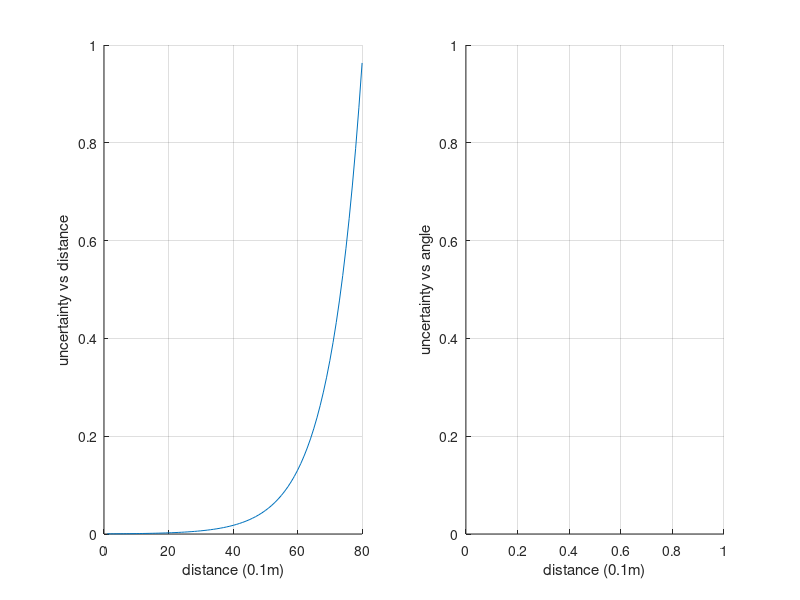

The MATLAB script that drew this image: (Note: this script raises an error after producing the figure.)
%%  Sensor model : 
%       uncertainty vs. distance of feature to camera optical centre
%       uncertainty vs. angle of robot feature to camera optical axis
%%
addpath('/mnt/nixbig/ownCloud/project_code/')
addpath('/mnt/nixbig/ownCloud/project_code/plan_to_observe/')
addpath('/mnt/nixbig/ownCloud/project_code/3rd_party/robotics-toolbox-matlab')
%%

% Visualise the error/uncertainty model 
dist = 0.0 : 0.1 : 8-0.1
uncertainty_vs_distance = (0.714285714285714*0.0005*exp(dist))   
figure; 
subplot(1,2,1); hold on; grid on; xlabel('distance (0.1m)'); ylabel('uncertainty vs distance');
plot(uncertainty_vs_distance);  

relative_angle = 0.0:10:180
uncertainty_vs_angle =  (0.714285714285714*0.0005*exp(relative_angle/20))   
uncertainty_vs_angle(uncertainty_vs_angle > 1)=1
subplot(1,2,2); hold on; grid on; xlabel('distance (0.1m)'); ylabel('uncertainty vs angle');
plot(uncertainty_vs_angle);  

cla 

%%  (1) Camera position in the world

world_x_extent = [1 40]
world_y_extent = [1 50]
randi(360)
camera_angle = 270  ;
camera_angle = 345  ;
camera_pose = [world_x_extent(2)/2;world_y_extent(2)/2;degtorad(camera_angle)]
camera_angle_rot2 = rotz(degtorad(camera_angle))

FoV_angle = 62 ;

x_unit = [1;0]  ;
y_unit = [0;1]  ;
x_unit_origin = [camera_pose(1:2) x_unit+camera_pose(1:2) ]  ;
y_unit_origin = [camera_pose(1:2) y_unit+camera_pose(1:2) ]  ;
x_unit_rotated = [camera_pose(1:2) camera_angle_rot2(1:2,1:2)*x_unit+camera_pose(1:2) ]  ;
y_unit_rotated = [camera_pose(1:2) camera_angle_rot2(1:2,1:2)*y_unit+camera_pose(1:2) ]  ;

camera_optical_axis_direction_unit = camera_angle_rot2(1:2,1:2)*x_unit  ;
camera_optical_axis_2units = [ camera_pose(1:2) camera_pose(1:2)+camera_optical_axis_direction_unit*2]  ;


%%  Draw the camera in the world

f_camera_in_world = figure;  hold on; 
plot2_rows_rotate_robot_to_diagram(  [0 world_x_extent(2); 0 world_y_extent(2)],'bo') ; 
axis equal
plot2_rows_rotate_robot_to_diagram( x_unit_origin , 'r')    %  Always good to remember that diagram directions aren't robot directions
plot2_rows_rotate_robot_to_diagram( y_unit_origin , 'g')
plot2_rows_rotate_robot_to_diagram( x_unit_rotated , 'r')
plot2_rows_rotate_robot_to_diagram( y_unit_rotated , 'g')
plot2_rows_rotate_robot_to_diagram( camera_optical_axis_2units , 'k')

%%  FoV: angle of view is 90 degrees (or 60 degrees, or whatever)
FoV_angle = 62 ;
FoV_left_rot = rotz(degtorad(FoV_angle/2))  ;  FoV_left_rot = FoV_left_rot(1:2,1:2)  ;
FoV_right_rot = rotz(degtorad(-FoV_angle/2))  ;  FoV_right_rot = FoV_right_rot(1:2,1:2)  ;  
FoV_left_dir = FoV_left_rot*camera_optical_axis_direction_unit  ;
FoV_right_dir = FoV_right_rot*camera_optical_axis_direction_unit  ;
FoV_left_lim = [ camera_pose(1:2) FoV_left_dir+camera_pose(1:2) ]  ;
FoV_right_lim = [ camera_pose(1:2) FoV_right_dir+camera_pose(1:2) ]  ;

figure(f_camera_in_world)
plot2_rows_rotate_robot_to_diagram( FoV_left_lim , 'c')  ;
plot2_rows_rotate_robot_to_diagram( FoV_right_lim , 'm')  ;
%   cla
plot2_rows_rotate_robot_to_diagram(  [0 world_x_extent(2); 0 world_y_extent(2)],'bo')  ; 

% plot2_rows_rotate_robot_to_diagram( [ 10 ; 30 ]  , 'rx' ) 
% plot2_rows_rotate_robot_to_diagram( [ 12 15 ; 32 35 ]  , 'r' ) 

%%  redo it as homogeneous coordinates
FoV_left_rot = rotz(degtorad(FoV_angle/2))  ; 
FoV_left_dir = FoV_left_rot * e2h(camera_optical_axis_direction_unit)  ;
camera_position_h = e2h(camera_pose(1:2))  ;
FoV_left_lim = [ camera_position_h   FoV_left_dir+camera_position_h ]  ;
plot2_rows_rotate_robot_to_diagram( FoV_left_lim , 'c')  ;

%% (1) Main section - add two more cameras, calculate information gain/uncertainty reduction 

%  uncertainty_vs_distance = (0.714285714285714*0.0005*exp(dist))                                                   
scale_up = 10  ;  scale_down = 1/scale_up  ;
distance_uncertainty_costs = zeros(  world_x_extent(2)*scale_up,world_y_extent(2)*scale_up  )  ;

% visual check
check_dist_map = zeros(  world_x_extent(2)*scale_up,world_y_extent(2)*scale_up  )  ;
% visual check
check_angle_map = zeros(  world_x_extent(2)*scale_up,world_y_extent(2)*scale_up  )  ;
for xx_ = world_x_extent(1):1:world_x_extent(2)*scale_up
    for yy_ = world_y_extent(1):1:world_y_extent(2)*scale_up
       % angle of 2 relative to 1= atan2(v2.y,v2.x) - atan2(v1.y,v1.x)  
        diff_vec = [xx_ ;yy_] - camera_pose(1:2).*scale_up  ;
        diff_vec_magnitude_ = norm_2(diff_vec,1)  ;
        unit_diff_vec = diff_vec ./ diff_vec_magnitude_  ;   
       angle_diff = ...
           atan2(unit_diff_vec(2),unit_diff_vec(1)) ...
           - atan2(camera_optical_axis_direction_unit(2),camera_optical_axis_direction_unit(1))   ;
        angle_diff = radtodeg(angle_diff)  ;
        if angle_diff > 180 ;            angle_diff = angle_diff - 360 ;     end;
        if angle_diff < -180 ;           angle_diff = angle_diff + 360 ;     end;
        
        dist = norm_2(  [xx_ ;yy_] - camera_pose(1:2).*scale_up , 1  )  ;
        
        check_dist_map(xx_,yy_) = dist;
        
        distance_uncertainty_cost= (0.714285714285714*0.0005*exp(dist/10))  ;
        if distance_uncertainty_cost > 1
            distance_uncertainty_cost = 1  ;
        end
        if abs( angle_diff ) > FoV_angle/2; distance_uncertainty_cost = 1;   end;
        distance_uncertainty_costs(xx_,yy_) = distance_uncertainty_cost;
        
        
        % visual check
        check_angle_map(xx_,yy_) = abs( angle_diff ) ; 
        if abs( angle_diff ) > FoV_angle/2; check_angle_map(xx_,yy_) = 0;   end;            
    end
end


%------  Factor out the function 

%  SET UP THE CAMERAS
scale_up_ = 10  ;
[distance_uncertainty_costs, check_dist_map, check_angle_map] ...
    = sensor_model_func(scale_up_, world_x_extent, world_y_extent, camera_optical_axis_direction_unit , camera_pose , FoV_angle)  ;


f_distance_uncertainty_costs=figure;  surf(distance_uncertainty_costs);  xlabel('x'); ylabel('y'); zlabel('uncertainty');  % axis equal; 
xlim([0 world_x_extent(2)*scale_up]); ylim([0 world_y_extent(2)*scale_up]); zlim([-0.1 1.1]);
f_distance_uncertainty_costs.Name='distance_uncertainty_costs' ;

% visual check
f_check_angle_map = figure;  surf(check_angle_map );  xlabel('x'); ylabel('y'); zlabel('check_angle_map');  % axis equal; 
f_check_angle_map.Name='f_check_angle_map ' ;
% visual check
f_check_dist_map = figure;  surf(check_dist_map);  xlabel('x'); ylabel('y'); zlabel('check_dist_map');  % axis equal; 
f_check_dist_map.Name='check_dist_map'  ;


%-----  Second camera : same world parameters, camera-specific parameters

FoV_angle_2 =62;
camera_2_angle_yaw = 210;
camera_pose_2 = camera_pose+[12 ; -2 ; degtorad(camera_2_angle_yaw)]  ;
rot_z = rotz(degtorad(camera_2_angle_yaw));  rot_z = rot_z(1:2,1:2)  ;
camera_optical_axis_direction_unit_2 = rot_z*camera_optical_axis_direction_unit  ;
[distance_uncertainty_costs_2, check_dist_map_2, check_angle_map_2] ...
    = sensor_model_func(scale_up_, world_x_extent, world_y_extent, camera_optical_axis_direction_unit_2, camera_pose_2 , FoV_angle_2)  ;


% visual check
f_distance_uncertainty_costs=figure;  surf(distance_uncertainty_costs_2);  xlabel('x'); ylabel('y'); zlabel('uncertainty');  % axis equal; 
xlim([0 world_x_extent(2)*scale_up]); ylim([0 world_y_extent(2)*scale_up]); zlim([-0.1 1.1]);
f_distance_uncertainty_costs.Name='distance_uncertainty_costs_2' ;
% visual check
f_check_angle_map = figure;  surf(check_angle_map_2 );  xlabel('x'); ylabel('y'); zlabel('check_angle_map');  % axis equal; 
f_check_angle_map.Name='f_check_angle_map_2' ;


%----- Combined cost function :  cost_c(x,y)= min(  cost_i(x,y) ) for i = 1 : num cameras 
%----- NOTE : try this with DStarMoo with one camera per cost layer
distance_uncertainty_costs_stacked = cat(3, 0.99*ones(size(distance_uncertainty_costs)), distance_uncertainty_costs, distance_uncertainty_costs_2)  ;
[ distance_uncertainty_costs_combined , camera_per_cell ] = min(distance_uncertainty_costs_stacked,[],3)  ;
f_camera_per_cell = figure; surf(squeeze(camera_per_cell) ); f_camera_per_cell.Name='camera_per_cell: 2 smart cameras'  ;

%-----  Third camera : same world parameters, camera-specific intrinsic and extrinsic parameters

FoV_angle_3 =62;
camera_3_angle_yaw = 45
camera_pose_3 = camera_pose+[0 ; -10 ; degtorad(camera_3_angle_yaw)]  ;
rot_z = rotz(degtorad(camera_3_angle_yaw));  rot_z = rot_z(1:2,1:2)  ;
camera_optical_axis_direction_unit_3 = rot_z*camera_optical_axis_direction_unit  ;
[distance_uncertainty_costs_3, check_dist_map_3, check_angle_map_3] ...
    = sensor_model_func(scale_up_, world_x_extent, world_y_extent, camera_optical_axis_direction_unit_3, camera_pose_3 , FoV_angle_3)  ;

distance_uncertainty_costs_stacked=[] ;
distance_uncertainty_costs_stacked(1,:,:) = 0.99*ones(size(distance_uncertainty_costs)) ;

distance_uncertainty_costs_stacked(2,:,:) = distance_uncertainty_costs ;
distance_uncertainty_costs_stacked(3,:,:) = distance_uncertainty_costs_2  ;
distance_uncertainty_costs_stacked(4,:,:) = distance_uncertainty_costs_3  ;  % size(distance_uncertainty_costs_3)

%distance_uncertainty_costs_stacked = cat(3, 0.99*ones(size(distance_uncertainty_costs)), distance_uncertainty_costs, distance_uncertainty_costs_2)  ;
%[ distance_uncertainty_costs_combined , camera_per_cell ] = min(distance_uncertainty_costs_stacked,[],3)  ;
[ distance_uncertainty_costs_combined , camera_per_cell ] = min(distance_uncertainty_costs_stacked,[],1)  ;  size(distance_uncertainty_costs_combined )
f_camera_per_cell_num2 = figure; surf(squeeze(camera_per_cell) ); f_camera_per_cell_num2.Name='camera_per_cell: 3 smart cameras'  ;

%------------------------
%   Now look at it as the expected information gain per unit time, with the cameras giving independent observations/pose estimates

%   At each point in more than one FoV, can expect more information gain per unit time.
%   Take information gain = entropy reduction = uncertainty reduction 
%   Invert the uncertainty, and sum 

info_gains_negcosts_stacked = zeros(size(distance_uncertainty_costs_stacked))  ;
for cam_num_ = 1:size(info_gains_negcosts_stacked,1)
    info_gains_negcosts_stacked(cam_num_,:,:) = 1-distance_uncertainty_costs_stacked(cam_num_,:,:)  ;
end
sum_info_gains_negcosts_stacked = sum(info_gains_negcosts_stacked,1)  ;
sum_info_gains_negcosts_stacked = squeeze(sum_info_gains_negcosts_stacked)  ;
f_sum_info_gains_negcosts_stacked=figure;  surf( sum_info_gains_negcosts_stacked ); f_sum_info_gains_negcosts_stacked.Name='sum_info_gains_negcosts_stacked';

% OK, but is the dissimilarty in sensor/algorithm/angle not important ; if I stack 2 of the 3 cameras together, is their field of view really better than the
% other?
%  3 cameras
world = zeros(101,101)  ;
target = [  51,51 ]  ;
camera_1 = [ 10, 51 ]  ;    % expect extra contribution between camera_1 and (camera_2 | camera_3)
cameras(1,:)= [ 10, 51 ]  ;
camera_2 = [ 51, 10 ]  ;    % expect extra contribution between camera_1 and (camera_2 | camera_3)  but  expect no extra contribution between camera_2 and camera_3
cameras(2,:)=camera_2;
camera_3 = [ 51, 100 ]  ;   %  expect extra contribution between camera_1 and (camera_2 | camera_3)  but  expect no extra contribution between camera_2 and camera_3
cameras(3,:)=camera_3;

camera_1_vec = target - camera_1  ;
    camera_1_vec = normalise_vector(camera_1_vec)  ;  %  - take this as the base ,  FOR NOW
camera_2_vec = target - camera_2  ;
    camera_2_vec = normalise_vector(camera_2_vec)  ;
camera_3_vec = target - camera_3  ; 
    camera_3_vec = normalise_vector(camera_3_vec)  ;

    
angle_diff = ...
   atan2(camera_1_vec(2),camera_1_vec(1)) ...
   - atan2(camera_2_vec(2),camera_2_vec(1))   ;
angle_diff = radtodeg(angle_diff)  ;
if angle_diff > 180 ;            angle_diff = angle_diff - 360 ;     end;
if angle_diff < -180 ;           angle_diff = angle_diff + 360 ;     end;
abs( angle_diff )  
    
angle_diff = ...
   atan2(camera_1_vec(2),camera_1_vec(1)) ...
   - atan2(camera_3_vec(2),camera_3_vec(1))   ;
angle_diff = radtodeg(angle_diff)  ;
if angle_diff > 180 ;            angle_diff = angle_diff - 360 ;     end;
if angle_diff < -180 ;           angle_diff = angle_diff + 360 ;     end;
abs( angle_diff )  
    
angle_diff = ...
   atan2(camera_2_vec(2),camera_2_vec(1)) ...
   - atan2(camera_3_vec(2),camera_3_vec(1))   ;
angle_diff = radtodeg(angle_diff)  ;
if angle_diff > 180 ;            angle_diff = angle_diff - 360 ;     end;
if angle_diff < -180 ;           angle_diff = angle_diff + 360 ;     end;
angle_diff = abs( angle_diff )  
% QU:  question here is: is angle between 90 and 180 _different_ to an angle between 1 and 90 .- in this case NO
if angle_diff > 90 ; angle_diff = abs(angle_diff - 180)  ; end
% QU:  question here is: is there a threshold of utility e.g. 10 to 90 rather than 1 to 90 - in this case, no, but the advantage is low for small angles, maxing
% at 90
% approximate payoff as sin
sin(degtorad(angle_diff))

%% (2.1)
%  order the payoffs by magnitude, use the first, then use the angular of the second to the first, then use the worst of third-to-second and third-to-first

size( distance_uncertainty_costs_stacked )
[payoff_order_from_distance_uncertainty_costs_stacked, index_order_of_sort] = sort( distance_uncertainty_costs_stacked, 1, 'ascend' )  ;

size( payoff_order_from_distance_uncertainty_costs_stacked )
size( index_order_of_sort ) 
payoff_order_from_distance_uncertainty_costs_stacked(:,300,300)
index_order_of_sort(:,257,178)

payoffs_map = zeros(size(distance_uncertainty_costs_stacked,2),size(distance_uncertainty_costs_stacked,3))  ;
payoffs_map_is_layer_1 = payoffs_map  ;

% check: the map outside the FoV is using the fixed layer=1=non-camera
bits_with_1_as_first =  index_order_of_sort(1,:,:)  ==1 ; size(bits_with_1_as_first);  class(bits_with_1_as_first)
f_bits_with_1_as_first=figure; idisp(squeeze(bits_with_1_as_first))  ;  f_bits_with_1_as_first.Name='cells outside a field of view, by assignment to the default uncertainty/cost';

%%  (2.2)  To combine two+ fields of view, handle this 'cost' as uncertainty at each point, as information gain at each point
% 1) set up cameras, above in two sections
% 2) calculate the information gain above and here 
% 3) run simulation in the 'reduced' section  "(3 - reduced)"
%  Results:  need to show the difference between the two cost fields as a surf,  and the effecs on planned paths and allocations.
%{
    Here treat information gain as observation from divergent angles to reduce the entropy of 
    the individual observations that is due to the error in the sensor model:  the errors correlate 
    with the direction of the target from the smart camera, so the information gain from each 
    observation/camera depends on the difference in angle to all other observations, as well as
    the distance to the target inherent in the individual sensor model.
%}
num_layers=size(index_order_of_sort,1)  ;
for xx_ = world_x_extent(1):1:world_x_extent(2)*scale_up
    for yy_ = world_y_extent(1):1:world_y_extent(2)*scale_up
        if 1 ==  index_order_of_sort(1 , xx_ , yy_) 
            payoffs_map(xx_,yy_, size(cameras,1)+1) = 0;
            payoffs_map_is_layer_1(xx_,yy_) = 1;
            continue;
        end
        camera_nums = index_order_of_sort(: , xx_ , yy_)  ;            
        camera_nums = camera_nums(camera_nums>1) ;
        payoff(1) = 1 * (1-distance_uncertainty_costs_stacked(camera_nums(1), xx_ , yy_) ) ;
        
        
        target=[xx_,yy_]  ;
        camera_1_vec = target - cameras(camera_nums(1)-1,:)  ;
        camera_1_vec = normalise_vector(camera_1_vec)  ;  %  - take this as the base ,  FOR NOW
        camera_2_vec = target - cameras(camera_nums(2)-1,:)  ;
            camera_2_vec = normalise_vector(camera_2_vec)  ;
        camera_3_vec = target - cameras(camera_nums(3)-1,:)  ; 
            camera_3_vec = normalise_vector(camera_3_vec)  ;

    angle_diff = ...
       atan2(camera_1_vec(2),camera_1_vec(1)) ...
       - atan2(camera_2_vec(2),camera_2_vec(1))   ;
    angle_diff = radtodeg(angle_diff)  ;
    if angle_diff > 180 ;            angle_diff = angle_diff - 360 ;     end;
    if angle_diff < -180 ;           angle_diff = angle_diff + 360 ;     end;
    angle_diff_1_2 = abs( angle_diff ) ;

    angle_diff = ...
       atan2(camera_1_vec(2),camera_1_vec(1)) ...
       - atan2(camera_3_vec(2),camera_3_vec(1))   ;
    angle_diff = radtodeg(angle_diff)  ;
    if angle_diff > 180 ;            angle_diff = angle_diff - 360 ;     end;
    if angle_diff < -180 ;           angle_diff = angle_diff + 360 ;     end;
    angle_diff_1_3 = abs( angle_diff ) ;

    angle_diff = ...
       atan2(camera_2_vec(2),camera_2_vec(1)) ...
       - atan2(camera_3_vec(2),camera_3_vec(1))   ;
    angle_diff = radtodeg(angle_diff)  ;
    if angle_diff > 180 ;            angle_diff = angle_diff - 360 ;     end;
    if angle_diff < -180 ;           angle_diff = angle_diff + 360 ;     end;
    angle_diff_2_3 = abs( angle_diff )  ;            
        
        payoff(2) = abs(sin( angle_diff_1_2 )) * (1-distance_uncertainty_costs_stacked(camera_nums(2), xx_ , yy_) ) ;
        payoff(3) = max(abs(sin(angle_diff_1_3)),abs(sin(angle_diff_2_3)))* (1-distance_uncertainty_costs_stacked(camera_nums(3), xx_ , yy_) ) ;
        payoffs_map(xx_,yy_,:)=[payoff sum(payoff)]  ;
        %         payoffs_map(xx_,yy_)=sum(payoff);
    end
end

f_payoffs_map = figure; surf(payoffs_map(:,:,4)); f_payoffs_map.Name='payoffs_map';
f_payoffs_map_is_layer_1 = figure; surf(payoffs_map_is_layer_1); f_payoffs_map_is_layer_1.Name='payoffs_map_is_layer_1';
    
%% AStar planning on the composite cost field
% Pick two points, do A* planning, make sure that it shows the effects of the shape of the information gain.
% See e.g. /mnt/nixbig/ownCloud/project_code/plan_to_observe/plan_to_observe_2b_AStar_line_traj_mv_if_conf.m
size(payoffs_map(:,:,4))
max(max(payoffs_map(:,:,4)))
costs_map = max(max(payoffs_map(:,:,4))) - payoffs_map(:,:,4) ;

costs_map(costs_map == max(max(payoffs_map(:,:,4)))) = max(max(payoffs_map(:,:,4)))*1000000;
costs_map = squeeze(costs_map ) ;

start_1  = [265 ; 262]  ;
goal_1 = [144 ; 218]  ;
%goal_1 = [144 ; 262]  ;
map_1 = costs_map ;

tic
            [ path__ , f_score, g_score , came_from, open_set, closed_set ] = path_planning__astar(map_1, start_1, goal_1)    ;
            [ total_path_goal_to_start__  , total_path_start_to_goal__ ] = path_planning__reconstruct_path(came_from, goal_1)    ;
toc            
            
f_costs_map = figure; 
s_costs_map = surf(map_1); 
s_costs_map.EdgeColor = 'none';
%  s_costs_map.EdgeColor = [0 0 0];
f_costs_map.Name='costs_map';
hold on; plot3_rows([start_1 ; 2.1], 'rx', 'LineWidth',2) 
hold on; plot3_rows([goal_1 ; 2.1], 'bd', 'LineWidth',2) 
size(total_path_start_to_goal__)
plot3_rows( [ total_path_start_to_goal__ ; (max(max(map_1))*1.01)*ones(1,size(total_path_start_to_goal__,2))] , 'm:', 'LineWidth',2)


axes_current = f_costs_map.CurrentAxes()
axes_current_cam_posn = axes_current.CameraPosition
axes_current_cam_target = axes_current.CameraTarget
axes_current.CameraUpVector
axes_current.CameraViewAngle

%  plot the cost of traversal 
figure;   hold on; grid on;
points_ = zeros(1,size(total_path_goal_to_start__,2));
for ii_ = 1:size(total_path_goal_to_start__,2)
    points_(ii_) =  map_1(total_path_goal_to_start__(2,ii_),total_path_goal_to_start__(1,ii_))  ;
end
plot( points_ , 'r' )
plot( [1,size(total_path_goal_to_start__,2)] , [ max(max(map_1)) , max(max(map_1)) ] )
xlim( [ 1 size(total_path_goal_to_start__,2) ] )
ylim( [ 0 max(max(map_1))*1.1] )

%%


%% for DStarMoo 
addpath('/mnt/nixbig/ownCloud/project_code/3rd_party/robotics-toolbox-matlab/')
addpath('/mnt/nixbig/ownCloud/project_code/')
%%  (3 - large)   DStarMoo planning on separate cost fields with multi-objective (not Pareto) 
%{
See   /mnt/nixbig/ownCloud/project_code/temp__AStar_DStar__Moo_PO__corridor.m   -  section "multi-objective and dynamic objective DStar"
%}

f_payoffs_map = figure; 
s=surf(payoffs_map(:,:,1)); zlim([ 0 max(max(payoffs_map(:,:,4)))] ) % payoffs 1-3 are per-camera, #4 is the composite, not to be used here
s.EdgeColor='none'
hold on
s=surf(payoffs_map(:,:,4));
s.EdgeColor='none'
f_payoffs_map.Name='payoffs_map';     

        figure_named('plan and move')

        % payoffs_map is the map of projected information gain from VOS smart cameras: it belongs to VOS
        payoffs_map;

        % map_1 is the base map passed to Navigation; remains zeros to avoid problems between Navigation and DStarMoo:  belongs to DStarMoo
        map_1 = zeros(size(payoffs_map,1),size(payoffs_map,2)) ;  % no walls

        % belong to the robot
        start_1  = [265 ; 262]  ;
        goal_1 = [144 ; 218]  ;
        
        
        % flooplan_ is the flooplan: it is the world model of static obstacles:  it belongs to the map owner
        floorplan_ = zeros(size(map_1));
        floorplan_(215:260,209:211) = 1000000 ;  % wall to mostly bisect the middle FoV
        floorplan_(215:260,249:251) = 1000000 ;  % wall 
        floorplan_(260:260,209:251) = 1000000 ;  % wall  
        
        % inflated_flooplan is the flooplan inflated for safe robot navigation: it belongs to the robot: 
        inflated_flooplan = ismooth(floorplan_,2) ;
        
        as = DstarMOO(map_1,inflated_flooplan);    % INFLATION  create Navigation object
        
        costs_map = max(max(payoffs_map(:,:,1))) - payoffs_map(:,:,1) ;
        costs_map = squeeze(costs_map ) ;
        normA = costs_map - min(min((costs_map)));
        normA = normA ./ max(max(normA))  ;
        as.addCost(1,normA);        % add 1st add'l cost layer L
        
        costs_map = max(max(payoffs_map(:,:,2))) - payoffs_map(:,:,2) ;
        costs_map = squeeze(costs_map ) ;
        normA = costs_map - min(min((costs_map)));
        normA = normA ./ max(max(normA))  ;
        as.addCost(2,normA);        % add 1st add'l cost layer L
        
        costs_map = max(max(payoffs_map(:,:,3))) - payoffs_map(:,:,3) ;
        costs_map = squeeze(costs_map ) ;
        normA = costs_map - min(min((costs_map)));
        normA = normA ./ max(max(normA))  ;
%         normA = zeros(size(normA )) ;
        as.addCost(3,normA);        % add 1st add'l cost layer L
        
         tic
         as.plan(goal_1,5,start_1);       % setup costmap for specified goal ;  N = number of cost layers to use, where 1=distance and 2=heuristic
         toc
         %figure; pause(1); as.path(start_1);        % plan solution path star-goal, animate
         P = as.path(start_1);    % plan solution path star-goal, return path 
         size(P)
         path_plotpoints = [ P 1.1*ones(size(P,1),1)]  ;
         
        figure(f_payoffs_map);  pause(1); hold on;                %plot3_rows( [ P 1.1*ones(size(P,1),1)]' , 'rx', 'LineWidth',2)  % plot flat 
        for ii_ = 1:size(P,1)
            plot3( P(ii_,1),P(ii_,2),  payoffs_map(P(ii_,2),P(ii_,1),4)+0.01, 'rs', 'LineWidth',2)  % plot across the surface
        end

        
                 V = [209 215 2; 211 215 2; 211 260 2; 209 260 2];
                 F = [1 2 3 4];
                 p___ = patch('Faces',F,'Vertices',V)
        
                 V = [249 215 2; 251 215 2; 251 260 2; 249 260 2];
                 F = [1 2 3 4];
                 p___ = patch('Faces',F,'Vertices',V)
        
        
                x1=260;x2=260;
                y1=209;y2=251;
                 V = [ y1  x1  2; y2  x1  2; y2 x2  2; y1 x2  2];
                 F = [1 2 3 4];
                 p___ = patch('Faces',F,'Vertices',V)
                 
                 
                 

        %{ 
        Sensor_model_as_object(              floorplan_,             
                    payoffs_map_,             start_, goal_,             robot_size_)           
        %}
        size(payoffs_map)
        payoffs_map_costmap_layers = payoffs_map(:,:,1:3)  ;
        s1111 = Sensor_model_as_object('s1111',floorplan_,payoffs_map_costmap_layers, start_1,goal_1,  1  ) ;        
        path = s1111.planningStep()  ;
        size(path)
        path(1,:)
        path(end,:)
        robots{1}.status = s1111.moveAStep
        robots{1}.location = s1111.robot_location        
        
        s2222 = Sensor_model_as_object('s2222',floorplan_,payoffs_map_costmap_layers, start_1-[10;10],goal_1+[10;10],  1  ) ;        
        path = s2222.planningStep()  ;
        size(path)
        path(1,:)
        path(end,:)
        robots{2}.status = s2222.moveAStep
        robots{2}.location = s2222.robot_location
        
        robot_in_play = true
        while robot_in_play
            
            if  ~isequal( robots{1}.status , Sensor_model_as_object.AT_GOAL )
                robots{1}.status = s1111.moveAStep                
                robots{1}.location = s1111.robot_location
            end
            if  ~isequal( robots{2}.status , Sensor_model_as_object.AT_GOAL )
                robots{2}.status = s2222.moveAStep
                robots{2}.location = s2222.robot_location            
            end
            
            robot_in_play_now = false;
            for ii_ = 1:size(robots,2)
                if ~isequal( robots{ii_}.status , Sensor_model_as_object.AT_GOAL )
                    robot_in_play_now = true ;
                    break  ;
                end
            end
            robot_in_play = robot_in_play_now;            
        end
        
         %%  (3 - reduced) reduced map size

         scaledown = 2;


base_size = [size(payoffs_map,1),size(payoffs_map,2)]  ;

map_1 = zeros(base_size) ;  % no walls
map_1=map_1(1:scaledown:end,1:scaledown:end) ;
        
        start_1  = [265 ; 262]  ;
        start_1  = round(start_1 ./ scaledown) ;
        goal_1 = [144 ; 218]  ;
        goal_1 = round(goal_1 ./ scaledown) ;
        
        
        % flooplan_ is the flooplan: it is the world model of static obstacles:  it belongs to the map owner
        floorplan_ = zeros(base_size);        
        floorplan_=floorplan_(1:scaledown:end,1:scaledown:end) ;  
        floorplan_(round([215:260]./ scaledown),round([209:211]./ scaledown)) = 1000000 ;  % wall to mostly bisect the middle FoV
        floorplan_(round([215:260]./ scaledown),round([249:251]./ scaledown)) = 1000000 ;  % wall 
        floorplan_( round([260:260]./ scaledown),round([209:251]./ scaledown)) = 1000000 ;  % wall
        
        
        
        as = DstarMOO(map_1,floorplan_);    % create Navigation object
        
        costs_map = max(max(payoffs_map(:,:,1))) - payoffs_map(:,:,1) ;
        costs_map = squeeze(costs_map ) ;
        costs_map = costs_map(1:scaledown:end,1:scaledown:end) ;
        % payoffs_map_reduced(:,:,1) = costs_map  ;
        normA = costs_map - min(min((costs_map)));
        normA = normA ./ max(max(normA))  ;
        as.addCost(1,normA);        % add 1st add'l cost layer L
        
        costs_map = max(max(payoffs_map(:,:,2))) - payoffs_map(:,:,2) ;
        costs_map = squeeze(costs_map ) ;
        costs_map = costs_map(1:scaledown:end,1:scaledown:end) ;
        % payoffs_map_reduced(:,:,2) = costs_map  ;
        normA = costs_map - min(min((costs_map)));
        normA = normA ./ max(max(normA))  ;
        as.addCost(2,normA);        % add 1st add'l cost layer L
        
        costs_map = max(max(payoffs_map(:,:,3))) - payoffs_map(:,:,3) ;
        costs_map = squeeze(costs_map ) ;
        costs_map = costs_map(1:scaledown:end,1:scaledown:end) ;
        % payoffs_map_reduced(:,:,3) = costs_map  ;
        normA = costs_map - min(min((costs_map)));
        normA = normA ./ max(max(normA))  ;
%         normA = zeros(size(normA )) ;
        as.addCost(3,normA);        % add 1st add'l cost layer L
        
         tic
         as.plan(goal_1,scaledown,start_1);       % setup costmap for specified goal ;  N = number of cost layers to use, where 1=distance and 2=heuristic
         toc
         %figure; pause(1); as.path(start_1);        % plan solution path star-goal, animate
         P = as.path(start_1);    % plan solution path star-goal, return path 
         size(P)
         path_plotpoints = [ P 1.1*ones(size(P,1),1)]  ;
         
         
         
         
f_payoffs_map = figure; 
s=surf(payoffs_map(1:scaledown:end,1:scaledown:end,1)); zlim([ 0 max(max(payoffs_map(:,:,4)))] ) % payoffs 1-3 are per-camera, #4 is the composite, not to be used here
s.EdgeColor='none'
hold on
s=surf(payoffs_map(1:scaledown:end,1:scaledown:end,4));
s.EdgeColor='none'
f_payoffs_map.Name='payoffs_map';     
%-- draw the walls
Vz = max(max(payoffs_map(:,:,4))) ;
 V = [209 215 Vz; 211 215 Vz; 211 260 Vz; 209 260 Vz];
 V = V*[1/scaledown 0 0; 0 1/scaledown 0 ; 0 0 1]    ;
 F = [1 2 3 4];
 p___ = patch('Faces',F,'Vertices',V)        ;
 V = [249 215 Vz; 251 215 Vz; 251 260 Vz; 249 260 Vz];
 V = V*[1/scaledown 0 0; 0 1/scaledown 0 ; 0 0 1]    ;
 F = [1 2 3 4];
 p___ = patch('Faces',F,'Vertices',V)       ;
x1=260;x2=260;
y1=209;y2=251;
 V = [ y1  x1  Vz; y2  x1  Vz; y2 x2  Vz; y1 x2  Vz];
 V = V*[1/scaledown 0 0; 0 1/scaledown 0 ; 0 0 1]  ;
 F = [1 2 3 4];
 p___ = patch('Faces',F,'Vertices',V)       ;
%-- draw the walls

figure_named('plan and move')

         
         payoffs_map_reduced=payoffs_map(1:scaledown:end,1:scaledown:end,:)  ;
                  
        figure(f_payoffs_map);  pause(1); hold on;                %plot3_rows( [ P 1.1*ones(size(P,1),1)]' , 'rx', 'LineWidth',2)  % plot flat 
        for ii_ = 1:size(P,1)
            plot3( P(ii_,1),P(ii_,2),  payoffs_map_reduced(P(ii_,2),P(ii_,1),4)+0.01, 'rs', 'LineWidth',1)  % plot across the surface
        end

        
        %  !! problem with wall in base map
        %         V = [209 215 2; 211 215 2; 211 260 2; 209 260 2];
        %         %  V = [215 209 2; 215 211 2; 260 211 2; 260 209 2];
        %         F = [1 2 3 4];
        %         p___ = patch('Faces',F,'Vertices',V)
        
        f_rendezvous_map = figure_named('Rendezvous','default');
        hold on
%         s_f_rendezvous_map=surf(zeros(size(payoffs_map(1:scaledown:end,1:scaledown:end,4))));
%         s_f_rendezvous_map.EdgeColor='none';
        
        size(payoffs_map_reduced)
        payoffs_map_costmap_layers = payoffs_map_reduced(:,:,1:3)  ;
        
        s1111 = Sensor_model_as_object('s1111',floorplan_,payoffs_map_costmap_layers, start_1,goal_1,  1  ) ;        
        path = s1111.planningStep()  ;
        size(path)
        path(1,:)
        path(end,:)
        robots{1}.robot_sim = s1111  ;
        robots{1}.status = s1111.moveAStep  ;
        robots{1}.location = s1111.robot_location  ;
        robots{1}.location_hist = s1111.robot_location  ;
        
        s2222 = Sensor_model_as_object('s2222',floorplan_,payoffs_map_costmap_layers, start_1-[10;10],goal_1+[10;10],  1  ) ;        
        path = s2222.planningStep()  ;
        size(path)
        path(1,:)
        path(end,:)
        robots{2}.robot_sim = s2222  ;
        robots{2}.status = s2222.moveAStep  ;
        robots{2}.location = s2222.robot_location  ;
        robots{2}.location_hist = s2222.robot_location  ;
        
        robot_in_play = true  ;
        while robot_in_play
            
            if  ~isequal( robots{1}.status , Sensor_model_as_object.AT_GOAL )
                robots{1}.status = s1111.moveAStep  ;
                robots{1}.location = s1111.robot_location  ;
                robots{1}.location_hist(end+1,:) = s1111.robot_location  ;
            end
            if  ~isequal( robots{2}.status , Sensor_model_as_object.AT_GOAL )
                robots{2}.status = s2222.moveAStep  ;
                robots{2}.location = s2222.robot_location  ;
                robots{1}.location_hist(end+1,:) = s2222.robot_location  ;
            end
            
            robots{1}.robot_sim.changeGoal(robots{2}.location)  ;            
            robots{2}.robot_sim.changeGoal(robots{1}.location)  ;
            
%             path_plots{1}.last_plot = [];
%             path_plots{1}.hist = [];
%             path_plots{2}.last_plot = [];
%             path_plots{2}.hist = [];
            
            robot_in_play_now = false;
            for ii_ = 1:size(robots,2)
                if ~isequal( robots{ii_}.status , Sensor_model_as_object.AT_GOAL )
                    robot_in_play_now = true ;
                    break  ;
                end
            end
            robot_in_play = robot_in_play_now;            
            
            figure(f_rendezvous_map);  
            cla
            hold on; grid on; axis equal;
            xlabel('x'); ylabel('y'); zlabel('z');
            xlim([0 size(payoffs_map_reduced,1)]) ; ylim([0 size(payoffs_map_reduced,2)]) ;
            for ii_ = 1:size(robots,2)
                if ~isequal( robots{ii_}.status , Sensor_model_as_object.AT_GOAL )                    
                    figure(f_rendezvous_map);  hold on;                %plot3_rows( [ P 1.1*ones(size(P,1),1)]' , 'rx', 'LineWidth',2)  % plot flat 
%                     if ~isempty(path_plots{ii_}.last_plot) ; display('delete(path_plots{ii_})'); delete(path_plots{ii_}.last_plot)  ; end;
                    if 1==ii_
                        %plot3( robots{ii_}.location(1),robots{ii_}.location(2),  payoffs_map_reduced(robots{ii_}.location(2),robots{ii_}.location(1),4)+0.01, 'k', 'LineWidth',1)  % plot across the surface
                        plot( robots{ii_}.location(1),robots{ii_}.location(2), 'ks', 'LineWidth',1)  % plot across the surface
                        plot( robots{ii_}.robot_sim.current_path(:,1)',robots{ii_}.robot_sim.current_path(:,2)', 'k:', 'LineWidth',1) ;  % plot across the surface
%                         
%                         path_plots{ii_}.last_plot=plot( robots{ii_}.robot_sim.current_path(:,1)',robots{ii_}.robot_sim.current_path(:,2)', 'k:', 'LineWidth',1) ;  % plot across the surface
%                         path_plots{ii_}.current = path_plots{ii_}.last_plot  ;
                    else
                        %plot3( robots{ii_}.location(1),robots{ii_}.location(2),  payoffs_map_reduced(robots{ii_}.location(2),robots{ii_}.location(1),4)+0.01, 'b', 'LineWidth',1)  % plot across the surface
                        plot( robots{ii_}.location(1),robots{ii_}.location(2), 'bd', 'LineWidth',1)  % plot across the surface
                        plot( robots{ii_}.robot_sim.current_path(:,1)',robots{ii_}.robot_sim.current_path(:,2)', 'b:', 'LineWidth',1) ;  % plot across the surface
%                         
%                         path_plots{ii_}.last_plot=plot( robots{ii_}.robot_sim.current_path(:,1)',robots{ii_}.robot_sim.current_path(:,2)', 'b:', 'LineWidth',1) ;  % plot across the surface
%                         path_plots{ii_}.current = path_plots{ii_}.last_plot  ;
                    end
                else
                    figure(f_rendezvous_map);  hold on;                %plot3_rows( [ P 1.1*ones(size(P,1),1)]' , 'rx', 'LineWidth',2)  % plot flat 
                    %plot3( robots{ii_}.location(1),robots{ii_}.location(2),  payoffs_map_reduced(robots{ii_}.location(2),robots{ii_}.location(1),4)+0.01, 'g', 'LineWidth',1)  % plot across the surface
                    plot( robots{ii_}.location(1),robots{ii_}.location(2), 'gx', 'LineWidth',3)  % plot across the surface
                end
                    drawnow;  pause(0.1) ;                     
            end            
            
            drawnow;
        end
       
         
%%  To combine two+ fields of view, handle this 'cost' as uncertainty at each point:
%{
variance_ = ( g1_variance * g2_variance ) / (g1_variance + g2_variance) ; 
standard_deviation_ = sqrt(variance_)

Game: Try: rotate the sigma/covariance into the world coordinates as rays diverge from optical axis.
 grid cell --> 
    1)  ray angle to camera position -->  gaussian rotation  --> rotation of covariance matrix
    2)  distance from camera --> gaussian magnitude 

    Note: no covariance -> axis-aligned distribution :  which is TRUE but the axes are polar coordinates of the cameras.
        -> covariance in world grid by rotating the covariance matrix from diagonal matrix. :  NOPE - mvnpdf wants a diagonal
    Try:  treat the axes independently: they're supposed to be, after all.
        https://au.mathworks.com/help/stats/multivariate-normal-distribution.html


    NOTE:  I _can_ precompute these if I need to, even if it is slow.

Game: trying to find a good cost function for AStar
    Just take the lowest uncertainty across all the fields of view.
    See if it works for getting a reasonable path  -->  getting some results  .
NOTE:  I can justify this:  can only combine the observations from both cameras to give reduced uncertainty if both observe the robot at the same position/time
--> synchronous observations
    Relax that --> just use the best uncertainty.
    --> treat as a vector:  
        orientation_of_ray_at_cell* ( [1;0].*uncertainty_x(dist) )
        orientation_of_ray_at_cell* ( [0;1].*uncertainty_y(dist) )



See https://ccrma.stanford.edu/~jos/sasp/Product_Two_Gaussian_PDFs.html 
    Treat as zero mean to start with, which is a big simplificaiton _if_ it's true.
    Then have 2D variance at each point in the FoV 
    Take angular error magnitude as 1/3 linear error magnitude.
    Take linear error magnitude as the uncertainty value from above 

See /mnt/nixbig/ownCloud/project_code/20181008/gaussian_mult_example.m
%}


%%  From the above, for cameras 1 to i, take uncertainty_cost as min(uncertainty_i)
% Start with 2 cameras




%% 
% this ??
radtodeg(atan(camera_optical_axis_direction_unit(2)/camera_optical_axis_direction_unit(1)))











